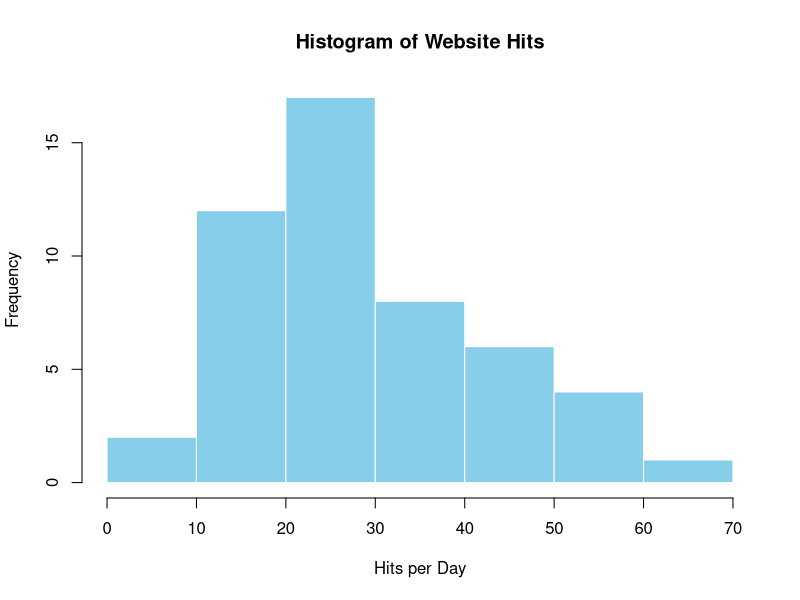

This figure's R source:
hits <- c(20, 14, 21, 29, 43, 17, 15, 26, 8, 14, 39, 23, 16, 46, 28, 11, 26, 35, 26, 28, 
          22, 30, 17, 23, 9, 27, 18, 22, 19, 25, 31, 55, 63, 52, 16, 13, 23, 33, 43, 
          49, 25, 32, 26, 51, 39, 42, 55, 41, 36, 32)

# Construct Frequency Table
breaks <- seq(0, 70, by=10)
intervals <- cut(hits, breaks=breaks, right=FALSE)
freq_table <- table(intervals)
print(freq_table)

# Draw Histogram
hist(hits, breaks=breaks, col="skyblue", main="Histogram of Website Hits", 
     xlab="Hits per Day", ylab="Frequency", border="white")
